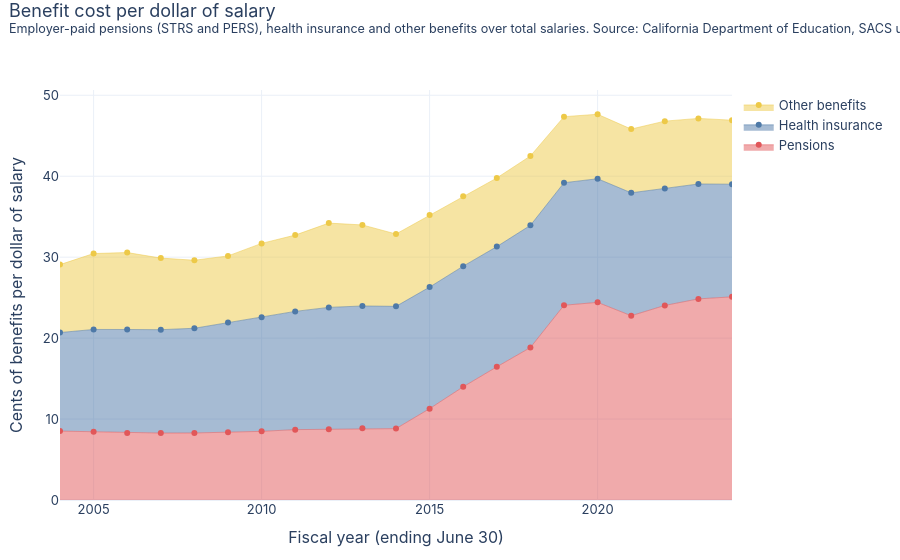

Here is the notebook cell this chart was saved with:
### Markdown cell above
## For every dollar of salary
Benefits paid per dollar of pay (certificated plus classified salaries), by type. Pension contributions rose sharply with the state's 2014 plan to close the teachers' retirement funding gap, which raised the rate employers pay.

### Code cell
t = sp.pivot_table(index="fy", columns="group", values="amount_k", aggfunc="sum")
sal = t["Teachers' salaries"] + t["Other certificated salaries"] + t["Classified staff salaries"]
r = pd.DataFrame({"Pensions": t["Pensions"] / sal, "Health insurance": t["Health insurance"] / sal, "Other benefits": t["Other benefits"] / sal}) * 100
fig = go.Figure()
for i, c in enumerate(r.columns):
    fig.add_trace(go.Scatter(x=r.index, y=r[c], name=c, mode="lines+markers", stackgroup="one", line=dict(color=PALETTE[[2, 0, 5][i]], width=0.5), hovertemplate="%{y:.1f} cents"))
fig.update_layout(yaxis_title="Cents of benefits per dollar of salary", xaxis_title="Fiscal year (ending June 30)")
base_layout(fig, "Benefit cost per dollar of salary", "Employer-paid pensions (STRS and PERS), health insurance and other benefits over total salaries. " + SACS)
fig.show()

### Figure 1 — Plotly figure (JSON) as saved in the notebook; plotly's stock layout.template omitted (floating-point values rounded to 4 significant figures)
{"data": [{"hovertemplate": "%{y:.1f} cents", "line": {"color": "#e15759", "width": 0.5}, "mode": "lines+markers", "name": "Pensions", "stackgroup": "one", "type": "scatter", "x": [2004, 2005, 2006, 2007, 2008, 2009, 2010, 2011, 2012, 2013, 2014, 2015, 2016, 2017, 2018, 2019, 2020, 2021, 2022, 2023, 2024], "y": [8.514, 8.432, 8.266, 8.273, 8.28, 8.384, 8.482, 8.694, 8.752, 8.854, 8.819, 11.28, 13.99, 16.45, 18.84, 24.06, 24.42, 22.77, 24.03, 24.85, 25.1]}, {"hovertemplate": "%{y:.1f} cents", "line": {"color": "#4e79a7", "width": 0.5}, "mode": "lines+markers", "name": "Health insurance", "stackgroup": "one", "type": "scatter", "x": [2004, 2005, 2006, 2007, 2008, 2009, 2010, 2011, 2012, 2013, 2014, 2015, 2016, 2017, 2018, 2019, 2020, 2021, 2022, 2023, 2024], "y": [12.18, 12.64, 12.8, 12.77, 12.94, 13.55, 14.1, 14.61, 15.04, 15.12, 15.11, 15.02, 14.9, 14.85, 15.09, 15.14, 15.27, 15.18, 14.46, 14.2, 13.92]}, {"hovertemplate": "%{y:.1f} cents", "line": {"color": "#edc948", "width": 0.5}, "mode": "lines+markers", "name": "Other benefits", "stackgroup": "one", "type": "scatter", "x": [2004, 2005, 2006, 2007, 2008, 2009, 2010, 2011, 2012, 2013, 2014, 2015, 2016, 2017, 2018, 2019, 2020, 2021, 2022, 2023, 2024], "y": [8.39, 9.379, 9.505, 8.845, 8.403, 8.225, 9.124, 9.426, 10.41, 10.01, 8.939, 8.891, 8.626, 8.478, 8.572, 8.16, 7.967, 7.875, 8.313, 8.103, 7.906]}], "layout": {"font": {"family": "-apple-system, Segoe UI, sans-serif", "size": 13}, "height": 560, "hovermode": "x unified", "legend": {"orientation": "v", "x": 1.01}, "margin": {"b": 60, "l": 60, "r": 20, "t": 90}, "title": {"text": "Benefit cost per dollar of salary<br><sup>Employer-paid pensions (STRS and PERS), health insurance and other benefits over total salaries. Source: California Department of Education, SACS unaudited actuals (statewide totals)</sup>", "x": 0.01, "y": 0.97, "yanchor": "top"}, "xaxis": {"title": {"text": "Fiscal year (ending June 30)"}}, "yaxis": {"title": {"text": "Cents of benefits per dollar of salary"}}}}
